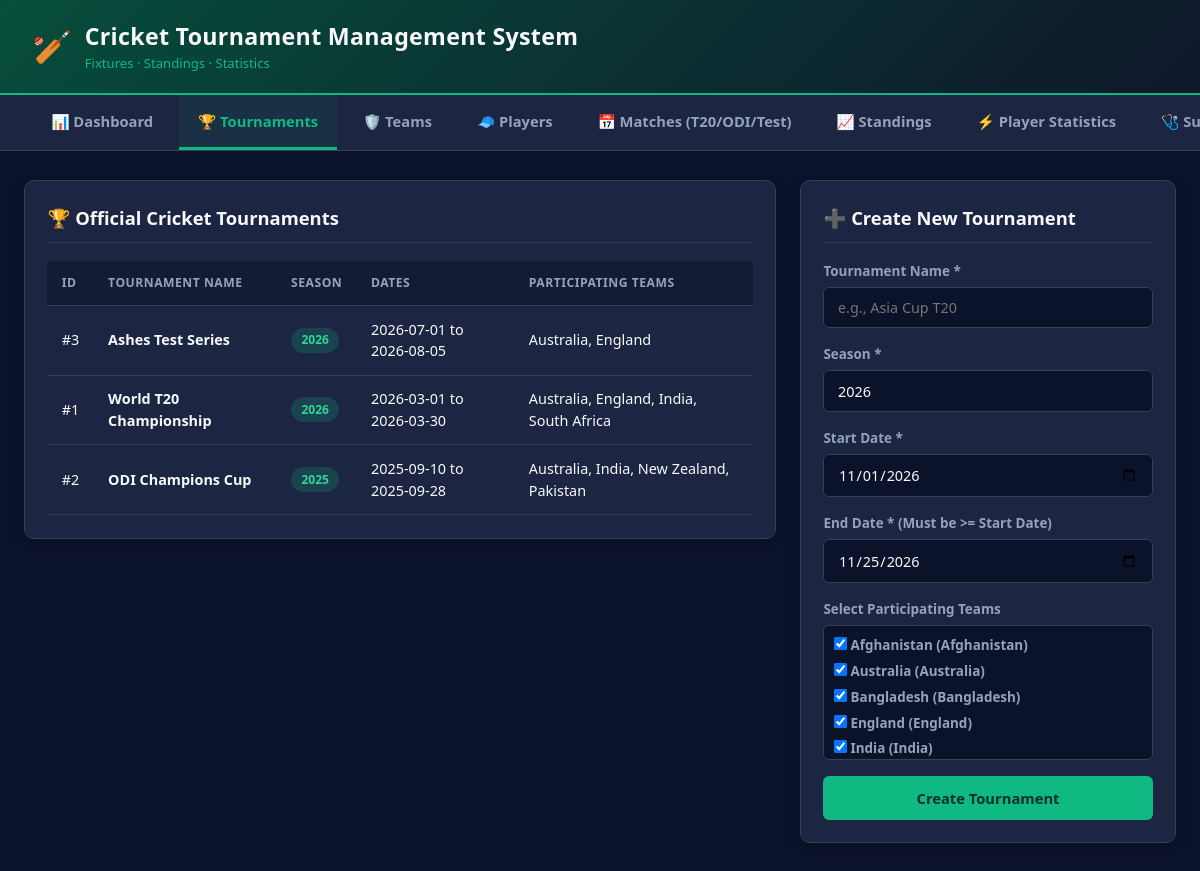
Page /index.php?page=tournaments on the committed database.
### tables this page shows
CREATE TABLE IF NOT EXISTS tournaments (
    tournament_id   INT UNSIGNED NOT NULL AUTO_INCREMENT,
    tournament_name VARCHAR(150) NOT NULL,
    season          VARCHAR(20)  NOT NULL,
    start_date      DATE         NOT NULL,
    end_date        DATE         NOT NULL,
    PRIMARY KEY (tournament_id),
    CONSTRAINT chk_tournaments_dates CHECK (end_date >= start_date)
);

CREATE TABLE IF NOT EXISTS teams (
    team_id     INT UNSIGNED NOT NULL AUTO_INCREMENT,
    team_name   VARCHAR(100) NOT NULL,
    country     VARCHAR(100) NOT NULL,
    PRIMARY KEY (team_id),
    UNIQUE KEY uq_teams_name (team_name)
);

### app/Core/Controller.php (called while the page is built, shortened)
<?php
abstract class Controller
{
    protected function view(string $template, array $data = []): void
    {
        extract($data, EXTR_SKIP);
        require BASE_PATH . '/views/' . $template . '.php';
        require BASE_PATH . '/views/layout.php';
    }
}

### app/Controllers/TournamentController.php (called while the page is built, shortened)
<?php
final class TournamentController extends Controller
{
    public function index(): void
    {
        $tournaments = new TournamentRepository();
        $teams = new TeamRepository();
        $this->view('tournaments', [
            'activePage'   => 'tournaments',
            'tournaments'  => $tournaments->allWithTeams(),
            'teams'        => $teams->all(),
        ]);
    }
}

### public/index.php (called while the page is built, shortened)
<?php
require dirname(__DIR__) . '/app/autoload.php';
$pages = [
    'dashboard'   => [DashboardController::class, 'index'],
    'tournaments' => [TournamentController::class, 'index'],
    'teams'       => [TeamController::class, 'index'],
    'players'     => [PlayerController::class, 'index'],
    'matches'     => [MatchController::class, 'index'],
    'standings'   => [StandingsController::class, 'index'],
    'stats'       => [StatsController::class, 'index'],
    'staff'       => [StaffController::class, 'index'],
];
try {
    $page = (string) ($_GET['page'] ?? 'dashboard');
    [$class, $method] = $pages[$page];
    (new $class())->{$method}();
} catch (Throwable $error) {
    renderErrorPage($error);
}

### app/autoload.php (called while the page is built, shortened)
<?php
spl_autoload_register(function (string $class): void {
    $prefix = 'App\\';
    $relativeClass = substr($class, strlen($prefix));
    $file = BASE_PATH . '/app/' . str_replace('\\', '/', $relativeClass) . '.php';
});
function e($value): string
{
    return htmlspecialchars((string) $value, ENT_QUOTES, 'UTF-8');
}

### config/config.php (called while the page is built)
<?php
return [
    'db' => [
        'host'    => getenv('DB_HOST') ?: 'localhost',
        'user'    => getenv('DB_USER') ?: 'root',
        'password' => getenv('DB_PASSWORD') ?: '',
        'name'    => getenv('DB_NAME') ?: 'cricket_tournament',
        'charset' => 'utf8mb4',
    ],
    'app' => [
        'name'  => 'Cricket Tournament Management System',
        'debug' => filter_var(getenv('APP_DEBUG') ?: '1', FILTER_VALIDATE_BOOLEAN),
    ],
];

### app/Core/Database.php (called while the page is built, shortened)
<?php
final class Database
{
    private static ?PDO $connection = null;
    public static function connect(): PDO
    {
        if (self::$connection instanceof PDO) {
            return self::$connection;
        }
        $config = self::config();
        $dsn = sprintf(
            'mysql:host=%s;dbname=%s;charset=%s',
            $config['host'],
            $config['name'],
            $config['charset']
        );
        try {
            self::$connection = new PDO($dsn, $config['user'], $config['password'], [
                PDO::ATTR_ERRMODE            => PDO::ERRMODE_EXCEPTION,
                PDO::ATTR_DEFAULT_FETCH_MODE => PDO::FETCH_ASSOC,
                PDO::ATTR_EMULATE_PREPARES   => false,
            ]);
        } catch (PDOException $e) {
            throw new RuntimeException(
                'Database connection failed: ' . $e->getMessage(),
                0,
                $e
            );
        }
        return self::$connection;
    }
    private static function config(): array
    {
        $config = require BASE_PATH . '/config/config.php';
        return $config['db'];
    }
}

### app/Repositories/TournamentRepository.php (called while the page is built, shortened)
<?php
final class TournamentRepository
{
    private PDO $db;
    public function __construct(?PDO $db = null)
    {
        $this->db = $db ?? Database::connect();
    }
    public function allWithTeams(): array
    {
        $stmt = $this->db->query(
            'SELECT tr.tournament_id,
                    tr.tournament_name,
                    tr.season,
                    tr.start_date,
                    tr.end_date,
                    GROUP_CONCAT(t.team_name ORDER BY t.team_name SEPARATOR \', \') AS participating_teams,
                    COUNT(tt.team_id) AS team_count
             FROM tournaments tr
             LEFT JOIN tournamentteams tt ON tr.tournament_id = tt.tournament_id
             LEFT JOIN teams t            ON tt.team_id = t.team_id
             GROUP BY tr.tournament_id, tr.tournament_name, tr.season,
                      tr.start_date, tr.end_date
             ORDER BY tr.start_date DESC'
        );
        return $stmt->fetchAll();
    }
}

### app/Repositories/TeamRepository.php (called while the page is built, shortened)
<?php
final class TeamRepository
{
    private PDO $db;
    public function __construct(?PDO $db = null)
    {
        $this->db = $db ?? Database::connect();
    }
    public function all(): array
    {
        $stmt = $this->db->query(
            'SELECT team_id, team_name, country
             FROM teams
             ORDER BY team_name'
        );
        return $stmt->fetchAll();
    }
}

### views/tournaments.php (the view, shortened to what this page needs)
<?php
$tournaments = $tournaments ?? [];
$teams = $teams ?? [];
?>
<div class="layout-split">
    <div class="card">
        <div class="card-header">
            <div class="card-title">🏆 Official Cricket Tournaments</div>
        </div>
        <div class="table-wrapper">
            <table>
                <thead>
                    <tr>
                        <th>ID</th>
                        <th>Tournament Name</th>
                        <th>Season</th>
                        <th>Dates</th>
                        <th>Participating Teams</th>
                    </tr>
                </thead>
                <tbody>
                    <?php foreach ($tournaments as $tournament): ?>
                        <tr>
                            <td>#<?= (int) $tournament['tournament_id'] ?></td>
                            <td><strong><?= e($tournament['tournament_name']) ?></strong></td>
                            <td><span class="badge badge-completed"><?= e($tournament['season']) ?></span></td>
                            <td><?= e($tournament['start_date']) ?> to <?= e($tournament['end_date']) ?></td>
                            <td><?= e($tournament['participating_teams'] ?: 'No teams registered yet') ?></td>
                        </tr>
                    <?php endforeach; ?>
                </tbody>
            </table>
        </div>
    </div>
    <div class="card">
        <div class="card-header">
            <div class="card-title">➕ Create New Tournament</div>
        </div>
        <form action="index.php" method="POST">
            <div class="form-group">
                <label>Tournament Name *</label>
                <input type="text" name="tournament_name" class="form-control"
                       placeholder="e.g., Asia Cup T20" required>
            </div>
            <div class="form-group">
                <label>Season *</label>
                <input type="text" name="season" class="form-control" value="2026" required>
            </div>
            <div class="form-group">
                <label>Start Date *</label>
                <input type="date" name="start_date" class="form-control"
                       value="2026-11-01" required>
            </div>
            <div class="form-group">
                <label>End Date * (Must be >= Start Date)</label>
                <input type="date" name="end_date" class="form-control"
                       value="2026-11-25" required>
            </div>
            <div class="form-group">
                <label>Select Participating Teams</label>
                <div class="checkbox-list">
                    <?php foreach ($teams as $team): ?>
                        <label class="checkbox-item">
                            <input type="checkbox" name="team_ids[]"
                                   value="<?= (int) $team['team_id'] ?>" checked>
                            <?= e($team['team_name']) ?> (<?= e($team['country']) ?>)
                        </label>
                    <?php endforeach; ?>
                </div>
            </div>
            <button type="submit" class="btn-submit">Create Tournament</button>
        </form>
    </div>
</div>

### public/assets/css/style.css (style rules this page uses)
:root { --bg-dark: #0b132b; --bg-card: #1c2541; --bg-surface: #253256; --emerald: #10b981; --emerald-dark: #059669; --gold: #f59e0b; --text-light: #f8fafc; --text-muted: #94a3b8; --danger: #ef4444; --border: #334155; }
* { box-sizing: border-box; margin: 0; padding: 0; font-family: 'Segoe UI', system-ui, -apple-system, sans-serif; }
body { background-color: var(--bg-dark); color: var(--text-light); line-height: 1.5; min-height: 100vh; }
.layout-split { display: grid; grid-template-columns: 2fr 1fr; gap: 1.5rem; align-items: start; }
.card { background-color: var(--bg-card); border: 1px solid var(--border); border-radius: 10px; padding: 1.4rem; margin-bottom: 1.5rem; box-shadow: 0 4px 14px rgba(0, 0, 0, 0.2); }
.card-header { display: flex; justify-content: space-between; align-items: center; margin-bottom: 1.1rem; padding-bottom: 0.7rem; border-bottom: 1px solid var(--border); flex-wrap: wrap; gap: 0.8rem; }
.card-title { font-size: 1.15rem; font-weight: 700; color: var(--text-light); display: flex; align-items: center; gap: 0.5rem; }
.table-wrapper { overflow-x: auto; }
table { width: 100%; border-collapse: collapse; font-size: 0.9rem; }
th, td { padding: 0.8rem 0.9rem; text-align: left; border-bottom: 1px solid var(--border); }
th { background-color: rgba(15, 23, 42, 0.6); color: var(--text-muted); font-weight: 600; text-transform: uppercase; font-size: 0.76rem; letter-spacing: 0.5px; }
.badge { display: inline-block; padding: 0.22rem 0.65rem; border-radius: 999px; font-size: 0.75rem; font-weight: 700; text-transform: uppercase; }
.badge-completed { background: rgba(16, 185, 129, 0.2); color: #34d399; }
.form-group { margin-bottom: 1rem; }
.form-group label { display: block; font-size: 0.84rem; font-weight: 600; color: var(--text-muted); margin-bottom: 0.35rem; }
.form-control { width: 100%; padding: 0.65rem 0.85rem; background-color: var(--bg-dark); border: 1px solid var(--border); border-radius: 6px; color: var(--text-light); font-size: 0.9rem; }
.btn-submit { width: 100%; background-color: var(--emerald); color: #042f2e; font-weight: 700; border: none; padding: 0.75rem 1rem; border-radius: 6px; cursor: pointer; font-size: 0.92rem; transition: background 0.2s; }
.checkbox-list { max-height: 135px; overflow-y: auto; background: var(--bg-dark); border: 1px solid var(--border); padding: 0.6rem; border-radius: 6px; }
.checkbox-item { display: flex; align-items: center; gap: 0.5rem; margin-bottom: 0.35rem; font-size: 0.86rem; }

### rows in the picture
tournaments: tournament_id "3", tournament_name "Ashes Test Series", season "2026", start_date "2026-07-01", end_date "2026-08-05", participating_teams "Australia, England"
tournaments: tournament_id "1", tournament_name "World T20 Championship", season "2026", start_date "2026-03-01", end_date "2026-03-30", participating_teams "Australia, England, India, South Africa"
tournaments: tournament_id "2", tournament_name "ODI Champions Cup", season "2025", start_date "2025-09-10", end_date "2025-09-28", participating_teams "Australia, India, New Zealand, Pakistan"
teams: team_name "Afghanistan", country "Afghanistan"
teams: team_name "Australia", country "Australia"
teams: team_name "Bangladesh", country "Bangladesh"
teams: team_name "England", country "England"
teams: team_name "India", country "India"

### other values in the picture
$tabLabel "📊 Dashboard"
$tabLabel "🏆 Tournaments"
$tabLabel "🛡️ Teams"
$tabLabel "🧢 Players"
$tabLabel "📅 Matches (T20/ODI/Test)"
$tabLabel "📈 Standings"
$tabLabel "⚡ Player Statistics"
$tabLabel "🩺…"
